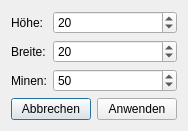
<?xml version="1.0" encoding="UTF-8"?>
<ui version="4.0">
 <class>Dialog</class>
 <widget class="QDialog" name="Dialog">
  <property name="geometry">
   <rect>
    <x>0</x>
    <y>0</y>
    <width>178</width>
    <height>131</height>
   </rect>
  </property>
  <property name="windowTitle">
   <string>Spielfeldgröße</string>
  </property>
  <property name="modal">
   <bool>true</bool>
  </property>
  <layout class="QVBoxLayout" name="verticalLayout">
   <item>
    <layout class="QFormLayout" name="formLayout">
     <item row="0" column="0">
      <widget class="QLabel" name="label">
       <property name="text">
        <string>Höhe:</string>
       </property>
      </widget>
     </item>
     <item row="0" column="1">
      <widget class="QSpinBox" name="heightSpinBox">
       <property name="minimum">
        <number>10</number>
       </property>
       <property name="maximum">
        <number>100</number>
       </property>
       <property name="value">
        <number>20</number>
       </property>
      </widget>
     </item>
     <item row="1" column="0">
      <widget class="QLabel" name="label_2">
       <property name="text">
        <string>Breite:</string>
       </property>
      </widget>
     </item>
     <item row="1" column="1">
      <widget class="QSpinBox" name="widthSpinBox">
       <property name="minimum">
        <number>10</number>
       </property>
       <property name="maximum">
        <number>100</number>
       </property>
       <property name="value">
        <number>20</number>
       </property>
      </widget>
     </item>
     <item row="2" column="0">
      <widget class="QLabel" name="label_3">
       <property name="text">
        <string>Minen:</string>
       </property>
      </widget>
     </item>
     <item row="2" column="1">
      <widget class="QSpinBox" name="minesSpinBox">
       <property name="minimum">
        <number>1</number>
       </property>
       <property name="maximum">
        <number>10000</number>
       </property>
       <property name="value">
        <number>50</number>
       </property>
      </widget>
     </item>
    </layout>
   </item>
   <item>
    <spacer name="verticalSpacer">
     <property name="orientation">
      <enum>Qt::Vertical</enum>
     </property>
     <property name="sizeHint" stdset="0">
      <size>
       <width>20</width>
       <height>40</height>
      </size>
     </property>
    </spacer>
   </item>
   <item>
    <layout class="QVBoxLayout" name="verticalLayout_2">
     <item>
      <layout class="QHBoxLayout" name="horizontalLayout">
       <item>
        <widget class="QPushButton" name="cancelButton">
         <property name="text">
          <string>Abbrechen</string>
         </property>
        </widget>
       </item>
       <item>
        <widget class="QPushButton" name="applyButton">
         <property name="text">
          <string>Anwenden</string>
         </property>
        </widget>
       </item>
      </layout>
     </item>
    </layout>
   </item>
  </layout>
 </widget>
 <resources/>
 <connections/>
</ui>
